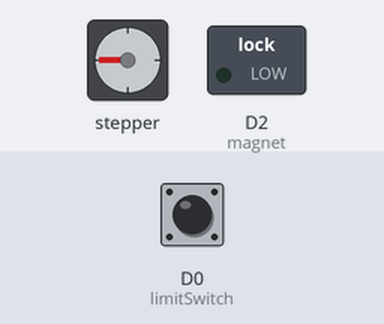
A sketch run on a simulated ESP8266 (NodeMCU). On the bench: stepper motor, switched loads named in the sketch (green lamp = pin HIGH). Wiring (inferred from the names in the program): stepper motor driver (200 steps per turn assumed): step D3; direction D4; enable D1. Inputs (shaded band) come from the test bench; at power-on: D0 (limitSwitch) LOW. Pins used as bus, display or sensor lines are not drawn; what the sketch prints to the serial monitor is not drawn.

Above: at 9.1 s.
9.2 s: D0 (limitSwitch) pulled HIGH for 3 s
14.3 s: D0 (limitSwitch) driven HIGH
At 16.0 s:
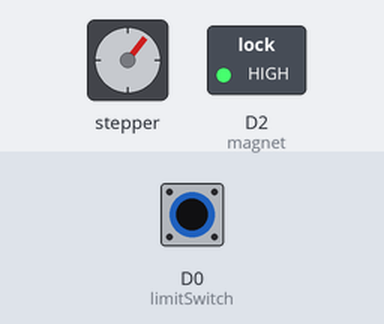
23.8 s: D0 (limitSwitch) driven LOW
At 29.4 s:
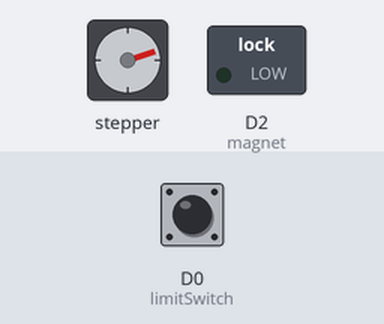
47.6 s: D0 (limitSwitch) driven HIGH
At 49.3 s:
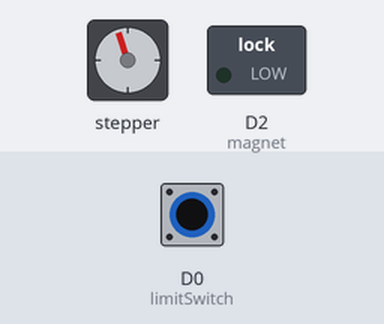
57.1 s: D0 (limitSwitch) driven LOW
At 58.4 s:
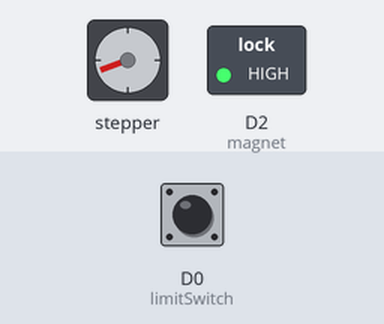
66.6 s: D0 (limitSwitch) driven HIGH
At 68.0 s:
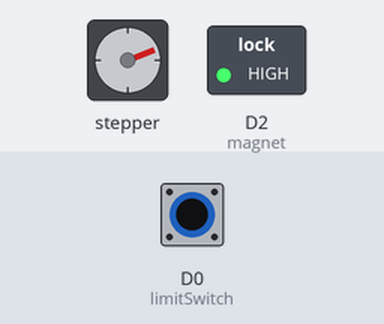
Timing chart, 0 to 120.5 s (numbered marks = the images above; inputs shaded):
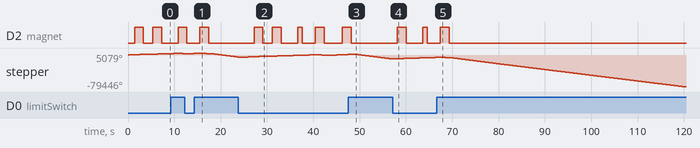

Measured:
- after the input at 14.3 s, D2 (magnet): goes on until 17.4 s, then stays LOW
- after the input at 23.8 s, D2 (magnet): alternates HIGH for 1.9 s and LOW for 2.1 s, starting after 3.4 s
- after the input at 47.6 s, D2 (magnet): goes on until 48.2 s, then stays LOW
- after the input at 57.1 s, D2 (magnet): LOW → HIGH after 1.0 s, → LOW 2.0 s later, → HIGH 3.6 s later, → LOW 1.0 s later
- after the input at 66.6 s, D2 (magnet): goes on until 69.3 s, then stays LOW
- by itself, D2 (magnet): alternates HIGH for 1.9 s and LOW for 2.1 s

The sketch:

stepper.ino
```cpp
#define DIR D4         // StepMotor connect NodeMCU PIN D4
#define STP D3         // StepMotor connect NodeMCU PIN D3
#define magnet D2      // Electromagnet Pin D2
#define limitSwitch D0 // limitSwitch Pin D0
#define enable D1

void setup()
{
    Serial.begin(115200);

    pinMode(DIR, OUTPUT);
    pinMode(STP, OUTPUT);
    pinMode(enable, OUTPUT);
    pinMode(magnet, OUTPUT);
    pinMode(limitSwitch, INPUT);

    digitalWrite(magnet, LOW);
    digitalWrite(enable, LOW);
    delay(5);

    while (digitalRead(limitSwitch))
    {
        digitalWrite(DIR, LOW);
        digitalWrite(STP, HIGH);
        delayMicroseconds(600);
        digitalWrite(STP, LOW);
        delayMicroseconds(600);
        // Serial.print("doing calibrate");
    }
    Serial.print("done");
}

void loop()
{
    digitalWrite(enable, LOW);
    delay(50);
    digitalWrite(DIR, HIGH);
    delay(50);
    for (int i = 0; i < 250; i++)
    {
        digitalWrite(STP, HIGH);
        delayMicroseconds(600);
        digitalWrite(STP, LOW);
        delayMicroseconds(600);
    }

    delay(1000);

    digitalWrite(magnet, HIGH);
    delay(500);

    for (int i = 0; i < 750; i++)
    {
        digitalWrite(STP, HIGH);
        delayMicroseconds(600);
        digitalWrite(STP, LOW);
        delayMicroseconds(600);
    }
    delay(500);
    digitalWrite(magnet, LOW);

    delay(1000);

    digitalWrite(DIR, LOW);
    delay(50);
    while (digitalRead(limitSwitch))
    {
        digitalWrite(DIR, LOW);
        digitalWrite(STP, HIGH);
        delayMicroseconds(600);
        digitalWrite(STP, LOW);
        delayMicroseconds(600);
    }
    // finish first object

    delay(1000);

    digitalWrite(magnet, HIGH);
    delay(500);

    digitalWrite(DIR, HIGH);
    delay(50);
    for (int i = 0; i < 750; i++)
    {
        digitalWrite(STP, HIGH);
        delayMicroseconds(600);
        digitalWrite(STP, LOW);
        delayMicroseconds(600);
    }
    delay(500);
    digitalWrite(magnet, LOW);

    delay(1000);

    ///////////////////////////////////////////////////////////////////////////////////////////
    digitalWrite(DIR, LOW);
    delay(50);
    while (digitalRead(limitSwitch))
    {
        digitalWrite(DIR, LOW);
        digitalWrite(STP, HIGH);
        delayMicroseconds(600);
        digitalWrite(STP, LOW);
        delayMicroseconds(600);
    }

    delay(1000);

    digitalWrite(DIR, HIGH);
    delay(50);
    for (int i = 0; i < 750; i++)
    {
        digitalWrite(STP, HIGH);
        delayMicroseconds(600);
        digitalWrite(STP, LOW);
        delayMicroseconds(600);
    }
    delay(500);

    digitalWrite(DIR, LOW);
    delay(50);

    digitalWrite(magnet, HIGH);
    delay(500);

    while (digitalRead(limitSwitch))
    {
        digitalWrite(DIR, LOW);
        digitalWrite(STP, HIGH);
        delayMicroseconds(600);
        digitalWrite(STP, LOW);
        delayMicroseconds(600);
    }

    delay(500);
    digitalWrite(magnet, LOW);
    delay(1000);

    digitalWrite(DIR, HIGH);
    delay(50);
    for (int i = 0; i < 1000; i++)
    {
        digitalWrite(STP, HIGH);
        delayMicroseconds(600);
        digitalWrite(STP, LOW);
        delayMicroseconds(600);
    }
    delay(500);
    digitalWrite(magnet, HIGH);

    delay(500);

    digitalWrite(DIR, LOW);
    delay(50);
    for (int i = 0; i < 750; i++)
    {
        digitalWrite(STP, HIGH);
        delayMicroseconds(600);
        digitalWrite(STP, LOW);
        delayMicroseconds(600);
    }
    delay(500);
    digitalWrite(magnet, LOW);
    delay(500);

    while (digitalRead(limitSwitch))
    {
        digitalWrite(DIR, LOW);
        digitalWrite(STP, HIGH);
        delayMicroseconds(600);
        digitalWrite(STP, LOW);
        delayMicroseconds(600);
    }
    // finish

    digitalWrite(enable, HIGH);
    delay(2000);
}
```
